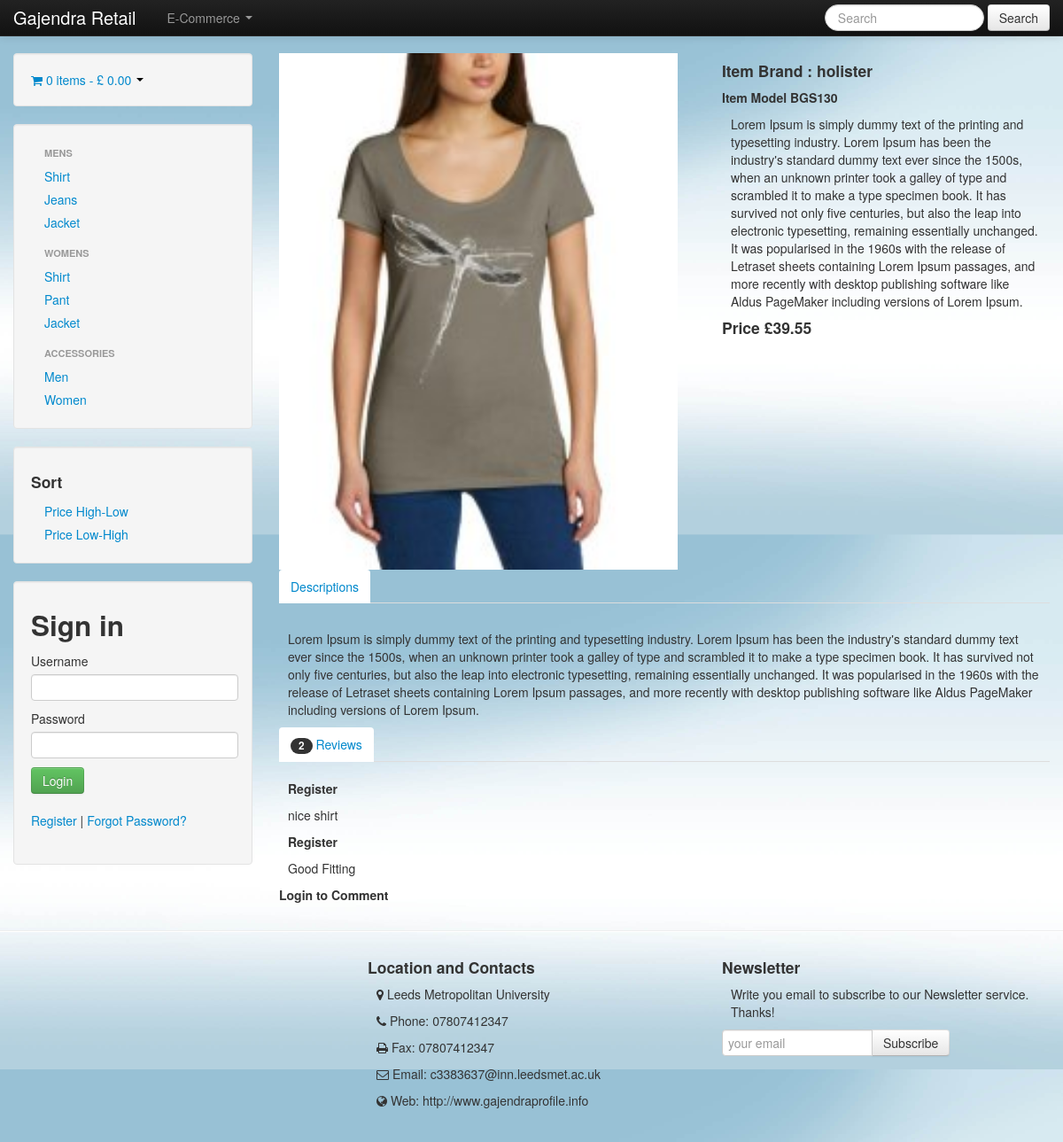
The page /ecommerce-item.php?indexitems=113 on the database its author committed.
### tables this page shows
CREATE TABLE IF NOT EXISTS `products` (
  `id` int(11) NOT NULL AUTO_INCREMENT,
  `brand` varchar(255) NOT NULL,
  `category` varchar(255) NOT NULL,
  `subcategory` varchar(255) NOT NULL,
  `model_no` varchar(255) NOT NULL,
  `image` varchar(255) NOT NULL,
  `description` text NOT NULL,
  `oldprice` float NOT NULL,
  `price` float NOT NULL,
  `size1` char(2) NOT NULL,
  `size2` char(2) NOT NULL,
  `size3` char(2) NOT NULL,
  `color1` varchar(15) NOT NULL,
  `color2` varchar(15) NOT NULL,
  `color3` varchar(15) NOT NULL,
  `reviews` text NOT NULL,
  `stock_available` text NOT NULL,
  `offer` char(2) NOT NULL,
  `shipping` float NOT NULL,
  PRIMARY KEY (`id`)
);

CREATE TABLE IF NOT EXISTS `comment` (
  `id` int(10) NOT NULL AUTO_INCREMENT,
  `username` varchar(50) NOT NULL,
  `dressid` int(10) NOT NULL,
  `comment` text NOT NULL,
  PRIMARY KEY (`id`)
);

### ecommerce-item.php (the view, shortened to what this page needs)
<!DOCTYPE html>
<html lang="en">
<head>
	<link rel="stylesheet" href="./js/bootstrap/css/bootstrap.min.css" />
	<link rel="stylesheet" href="./js/bootstrap/css/bootstrap-responsive.min.css" />
	<link rel="stylesheet" href="./css/font-awesome/css/font-awesome.min.css" />
	<link rel="stylesheet" href="./css/style.css" />
</head>
<body>
	<?php include 'template/header.php'; ?>
			<div class="span9">
				<div class="row">
			<?php
				include 'template/connection.php';
				if(isset($_GET['indexitems']))
				{
					$items = $_GET['indexitems'];
					$query = "SELECT * FROM products WHERE id='$items'";
				}
				else
				{
					$items = $_GET['item'];
					$query = "SELECT * FROM products WHERE id='$items'";
				}
				$result = mysqli_query($connection, $query);
				while ($row = mysqli_fetch_assoc($result))
				{
						$id = $row['id'];
						$price = $row['price'];
						$image = $row['image'];
						$brand = $row['brand'];
						$model = $row['model_no'];
				}
					if($id == $items)
					{
					echo '<div class="span5">
							<div class="carousel-inner">
									<img class="media-object" src="'.$image.'" alt="" />
							</div>
					</div>';
					}else{
							echo '<script>window.location.href = "index.php";</script>';
					}
					?>
					<div class="span4">
						<h4>Item Brand : <?php echo $brand; ?></h4>
						<h5>Item Model<?php echo '   '.$model; ?></h5>
						<p>Lorem Ipsum is simply dummy text of the printing and typesetting industry. Lorem Ipsum has been the industry's standard dummy text ever since the 1500s, when an unknown printer took a galley of type and scrambled it to make a type specimen book. It has survived not only five centuries, but also the leap into electronic typesetting, remaining essentially unchanged. It was popularised in the 1960s with the release of Letraset sheets containing Lorem Ipsum passages, and more recently with desktop publishing software like Aldus PageMaker including versions of Lorem Ipsum.</p>
						<h4><?php echo 'Price &pound;'.$price ?></h4>
					</div>
				</div>
				<div class="row">
					<div class="span9">
						<ul class="nav nav-tabs" id="tabs" class="box">
							<li><a class="box" href="#reviews">Descriptions</a></li>
						</ul>
						<div class="tab-content">
							<div class="tab-pane active" id="description">
								<p>
									Lorem Ipsum is simply dummy text of the printing and typesetting industry. Lorem Ipsum has been the industry's standard dummy text ever since the 1500s, when an unknown printer took a galley of type and scrambled it to make a type specimen book. It has survived not only five centuries, but also the leap into electronic typesetting, remaining essentially unchanged. It was popularised in the 1960s with the release of Letraset sheets containing Lorem Ipsum passages, and more recently with desktop publishing software like Aldus PageMaker including versions of Lorem Ipsum.
								</p>
							</div>
						<?php
						$query = "SELECT * FROM comment WHERE dressid='$items'";
						$result = mysqli_query($connection, $query);
						$num = mysqli_num_rows($result);
						echo '<ul class="nav nav-tabs" id="tabs">
							<li><a class="box" href="#reviews"><span class="badge badge-inverse">'.$num.'</span> Reviews</a></li>
						</ul>';
						while ($row = mysqli_fetch_assoc($result))
						{
							$name = $row['username'];
							$comment = $row['comment'];
							echo '<div id="commentname"><h5>'.$name.'</h5>';
							echo '<p>'.$comment.'</p></div>';
						}
						?>
						<?php if(isset($_SESSION['username']))
						{		?>
								<form method="post" action="template/comment.php">
									<input type="hidden" value="<?php echo $items; ?>" name="commentid"/>
									<input type="text" name="comment"/><br/>
									<input type="submit" name="esubmit" class="btn"/>
								</form>
						<?php
						}else{
							echo '<h5>Login to Comment</h5>';
						}
						 ?>
						</div>
					</div>
				</div>
			</div>
		</div>
	</div>
	<?php include 'template/footer.php'; ?>

### css/style.css (style rules this page uses)
body { padding-bottom: 40px; padding-top: 60px; background: url('../images/bg5.jpg'); background-size:100%; background-attachment:fixed; }
.span5 img { width:450px; height:auto; }
.box { background-color:white; border:solid 3px gray; }
#commentname h5, p { margin:10px; }

### rows shown on the page
products: image (picture), brand "holister", model_no "BGS130", price "39.55"
comment: username "Register", comment "nice shirt"
comment: username "Register", comment "Good Fitting"

### other values the page prints
$num "2"
